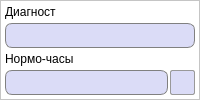
         <widget class="QFrame" name="frame_8">
          <property name="minimumSize">
           <size>
            <width>0</width>
            <height>0</height>
           </size>
          </property>
          <property name="styleSheet">
           <string notr="true">QFrame {
	background-color: white;
}</string>
          </property>
          <property name="frameShape">
           <enum>QFrame::StyledPanel</enum>
          </property>
          <property name="frameShadow">
           <enum>QFrame::Raised</enum>
          </property>
          <layout class="QGridLayout" name="gridLayout_17">
           <property name="leftMargin">
            <number>4</number>
           </property>
           <property name="topMargin">
            <number>4</number>
           </property>
           <property name="rightMargin">
            <number>4</number>
           </property>
           <property name="bottomMargin">
            <number>4</number>
           </property>
           <property name="horizontalSpacing">
            <number>2</number>
           </property>
           <property name="verticalSpacing">
            <number>4</number>
           </property>
           <item row="3" column="1">
            <widget class="QPushButton" name="clearDiagnosticianButton">
             <property name="minimumSize">
              <size>
               <width>25</width>
               <height>25</height>
              </size>
             </property>
             <property name="maximumSize">
              <size>
               <width>25</width>
               <height>25</height>
              </size>
             </property>
             <property name="toolTip">
              <string>Вернуть работника</string>
             </property>
             <property name="styleSheet">
              <string notr="true">QPushButton {
	background-color: #dbdcf7;
	border: 1px solid #999999;
	border-radius: 2px;
}

QPushButton:hover {
	background-color: #d5d6f0;
	border: 1px solid #acacac;
}

QPushButton:pressed {
	background-color: #cbcde6;
	border: 2px solid #999999;
}</string>
             </property>
             <property name="text">
              <string/>
             </property>
             <property name="icon">
              <iconset resource="../../images.qrc">
               <normaloff>:/images/returnEmployee.png</normaloff>:/images/returnEmployee.png</iconset>
             </property>
             <property name="iconSize">
              <size>
               <width>25</width>
               <height>25</height>
              </size>
             </property>
             <property name="autoDefault">
              <bool>false</bool>
             </property>
            </widget>
           </item>
           <item row="1" column="0" colspan="2">
            <widget class="QLineEdit" name="diagnosticianLine">
             <property name="minimumSize">
              <size>
               <width>0</width>
               <height>25</height>
              </size>
             </property>
             <property name="font">
              <font>
               <pointsize>10</pointsize>
              </font>
             </property>
             <property name="focusPolicy">
              <enum>Qt::NoFocus</enum>
             </property>
             <property name="styleSheet">
              <string notr="true">QLineEdit {
	border: 1px solid gray;
    border-radius: 7px;
    background-color: #dbdcf7;
	padding-left: 3px;
}</string>
             </property>
             <property name="readOnly">
              <bool>true</bool>
             </property>
            </widget>
           </item>
           <item row="2" column="0" colspan="2">
            <widget class="QLabel" name="label_24">
             <property name="font">
              <font>
               <pointsize>9</pointsize>
              </font>
             </property>
             <property name="styleSheet">
              <string notr="true">QLabel {
	background-color: transparent;
	border: 0px;
}</string>
             </property>
             <property name="text">
              <string>Нормо-часы</string>
             </property>
            </widget>
           </item>
           <item row="0" column="0" colspan="2">
            <widget class="QLabel" name="label_19">
             <property name="font">
              <font>
               <pointsize>9</pointsize>
              </font>
             </property>
             <property name="styleSheet">
              <string notr="true">QLabel {
	background-color: transparent;
	border: 0px;
}</string>
             </property>
             <property name="text">
              <string>Диагност</string>
             </property>
            </widget>
           </item>
           <item row="3" column="0">
            <widget class="QLineEdit" name="diagnosticianHoursLine">
             <property name="minimumSize">
              <size>
               <width>0</width>
               <height>25</height>
              </size>
             </property>
             <property name="maximumSize">
              <size>
               <width>16777215</width>
               <height>16777215</height>
              </size>
             </property>
             <property name="font">
              <font>
               <pointsize>10</pointsize>
              </font>
             </property>
             <property name="styleSheet">
              <string notr="true">QLineEdit {
	border: 1px solid gray;
    border-radius: 7px;
    background-color: #dbdcf7;
	padding-left: 3px;
}</string>
             </property>
            </widget>
           </item>
          </layout>
         </widget>
